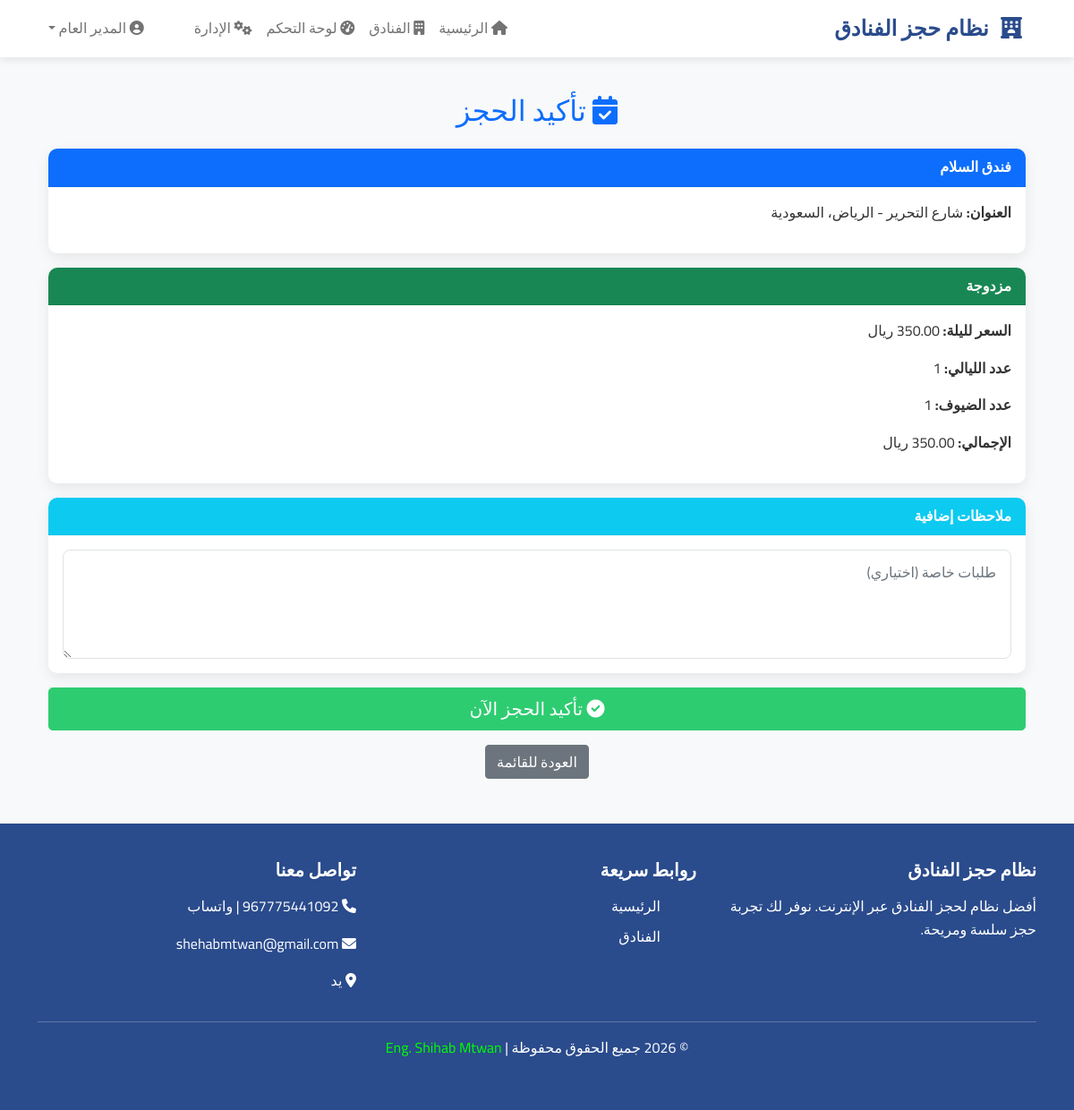
The page /pages/booking.php?hotel_id=1 (signed in) on the database its author committed.
### tables this page shows
CREATE TABLE `hotels` (
  `id` int(11) NOT NULL,
  `name` varchar(100) NOT NULL,
  `description` text DEFAULT NULL,
  `address` text NOT NULL,
  `city` varchar(50) NOT NULL,
  `country` varchar(50) NOT NULL,
  `star_rating` int(11) DEFAULT 3,
  `manager_id` int(11) DEFAULT NULL,
  `images` text DEFAULT NULL,
  `amenities` text DEFAULT NULL,
  `is_active` tinyint(1) DEFAULT 1,
  `created_at` timestamp NOT NULL DEFAULT current_timestamp()
);

CREATE TABLE `rooms` (
  `id` int(11) NOT NULL,
  `hotel_id` int(11) NOT NULL,
  `room_number` varchar(20) DEFAULT NULL,
  `room_type` varchar(50) NOT NULL,
  `description` text DEFAULT NULL,
  `price_per_night` decimal(10,2) NOT NULL,
  `capacity` int(11) NOT NULL DEFAULT 2,
  `total_rooms` int(11) NOT NULL DEFAULT 1,
  `available_rooms` int(11) NOT NULL DEFAULT 1,
  `amenities` text DEFAULT NULL,
  `images` text DEFAULT NULL,
  `created_at` timestamp NOT NULL DEFAULT current_timestamp()
);

### includes/functions.php (called while the page is built, shortened)
<?php
require_once __DIR__ . '/../config.php';
function getHotelById($id) {
    global $conn;
    $sql = "SELECT h.*, u.full_name as manager_name
            FROM hotels h
            LEFT JOIN users u ON h.manager_id = u.id
            WHERE h.id = ?";
    $stmt = $conn->prepare($sql);
    $stmt->bind_param("i", $id);
    $stmt->execute();
    $result = $stmt->get_result();
    return $result->fetch_assoc();
}
function getHotelRooms($hotel_id) {
    global $conn;
    $sql = "SELECT * FROM rooms WHERE hotel_id = ? AND available_rooms > 0";
    $stmt = $conn->prepare($sql);
    $stmt->bind_param("i", $hotel_id);
    $stmt->execute();
    $result = $stmt->get_result();
    $rooms = [];
    while ($row = $result->fetch_assoc()) {
        $rooms[] = $row;
    }
    return $rooms;
}
function getRoomById($id) {
    global $conn;
    $sql = "SELECT r.*, h.name AS hotel_name, h.city, h.country
            FROM rooms r
            JOIN hotels h ON r.hotel_id = h.id
            WHERE r.id = ?
              AND r.available_rooms > 0";
    $stmt = $conn->prepare($sql);
    $stmt->bind_param("i", $id);
    $stmt->execute();
    $result = $stmt->get_result();
    return $result->fetch_assoc();
}
?>

### pages/booking.php (the view, shortened to what this page needs)
<?php
require_once '../config.php';
require_once '../includes/functions.php';
$hotel_id = (int) $_GET['hotel_id'];
$room_id  = isset($_GET['room_id']) ? (int) $_GET['room_id'] : 0;
$nights   = isset($_GET['nights']) ? (int) $_GET['nights'] : 1;
$guests   = isset($_GET['guests']) ? (int) $_GET['guests'] : 1;
$hotel = getHotelById($hotel_id);
$rooms = getHotelRooms($hotel_id);
if ($room_id === 0 && !empty($rooms)) {
    $room_id = (int) $rooms[0]['id'];
}
$room = getRoomById($room_id);
$total_price = (float) $room['price_per_night'] * $nights;
include '../includes/header.php';
?>
<div class="container mt-4">
    <h2 class="text-center mb-4 text-primary">
        <i class="fas fa-calendar-check"></i> تأكيد الحجز
    </h2>
    <div class="card border-primary mb-3">
        <div class="card-header bg-primary text-white">
            <strong><?= htmlspecialchars($hotel['name']) ?></strong>
        </div>
        <div class="card-body">
            <p>
                <strong>العنوان:</strong>
                <?= htmlspecialchars($hotel['address']) ?> -
                <?= htmlspecialchars($hotel['city']) ?>،
                <?= htmlspecialchars($hotel['country']) ?>
            </p>
        </div>
    </div>
    <div class="card border-success mb-3">
        <div class="card-header bg-success text-white">
            <strong><?= htmlspecialchars($room['room_type']) ?></strong>
        </div>
        <div class="card-body">
            <p><strong>السعر لليلة:</strong>
                <?= number_format($room['price_per_night'], 2) ?> ريال
            </p>
            <p><strong>عدد الليالي:</strong> <?= $nights ?></p>
            <p><strong>عدد الضيوف:</strong> <?= $guests ?></p>
            <p><strong>الإجمالي:</strong>
                <?= number_format($total_price, 2) ?> ريال
            </p>
        </div>
    </div>
    <form method="POST">
        <div class="card border-info mb-3">
            <div class="card-header bg-info text-white">ملاحظات إضافية</div>
            <div class="card-body">
                <textarea name="special_requests" class="form-control" rows="4"
                    placeholder="طلبات خاصة (اختياري)"></textarea>
            </div>
        </div>
        <button type="submit" name="confirm_booking" class="btn btn-lg btn-success w-100">
            <i class="fas fa-check-circle"></i> تأكيد الحجز الآن
        </button>
    </form>
    <div class="text-center mt-3">
        <a href="hotels.php" class="btn btn-secondary">العودة للقائمة</a>
    </div>
</div>
<?php include '../includes/footer.php'; ?>

### css/style.css (style rules this page uses)
:root { --primary-color: #2A4B8C; --secondary-color: #F5B041; --accent-color: #2ECC71; --light-bg: #F8F9FA; --dark-text: #333333; --danger-color: #DC3545; --warning-color: #FFC107; --info-color: #17A2B8; --success-color: #28A745; }
body { font-family: 'Cairo', sans-serif; background-color: var(--light-bg); color: var(--dark-text); padding-top: 80px; line-height: 1.6; }
.btn-success { background-color: var(--accent-color); border-color: var(--accent-color); }
.card { border: none; box-shadow: 0 5px 15px rgba(0,0,0,0.08); transition: transform 0.3s, box-shadow 0.3s; border-radius: 10px; overflow: hidden; }
.card-header { border-bottom: 1px solid rgba(0,0,0,0.05); font-weight: 600; }
.form-control, .form-select { border: 1px solid #dee2e6; border-radius: 8px; padding: 0.75rem 1rem; transition: all 0.3s; }

### includes/header.php (style rules this page uses)
:root { --primary-color: #2A4B8C; --secondary-color: #F5B041; --accent-color: #2ECC71; --light-bg: #F8F9FA; --dark-text: #333333; }
body { font-family: 'Cairo', sans-serif; background-color: var(--light-bg); color: var(--dark-text); padding-top: 80px; }

### rows shown on the page
hotels: name "فندق السلام", address "شارع التحرير", city "الرياض", country "السعودية"
rooms: room_type "مزدوجة"

### other values the page prints
$_SESSION['full_name'] "المدير العام"
$nights "1"
$guests "1"
